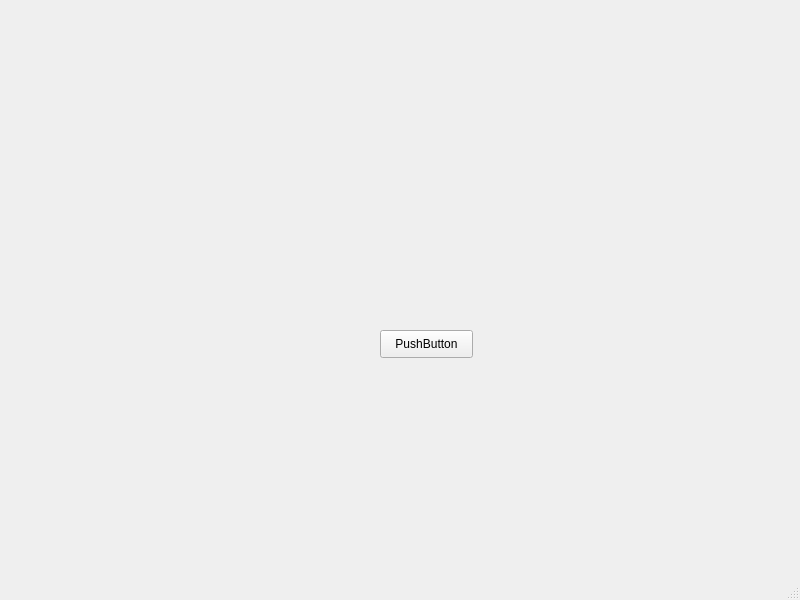
<?xml version="1.0" encoding="UTF-8"?>
<ui version="4.0">
 <class>MainWindow</class>
 <widget class="QMainWindow" name="MainWindow">
  <property name="geometry">
   <rect>
    <x>0</x>
    <y>0</y>
    <width>800</width>
    <height>600</height>
   </rect>
  </property>
  <property name="windowTitle">
   <string>MainWindow</string>
  </property>
  <property name="windowIcon">
   <iconset>
    <normaloff>C:/Users/dell/Desktop/Code/08/image/图标.ico</normaloff>C:/Users/dell/Desktop/Code/08/image/图标.ico</iconset>
  </property>
  <property name="windowOpacity">
   <double>1.000000000000000</double>
  </property>
  <property name="styleSheet">
   <string notr="true">border-image: url(:/png/back.png);</string>
  </property>
  <widget class="QWidget" name="centralwidget">
   <widget class="QPushButton" name="pushButton">
    <property name="geometry">
     <rect>
      <x>380</x>
      <y>330</y>
      <width>93</width>
      <height>28</height>
     </rect>
    </property>
    <property name="text">
     <string>PushButton</string>
    </property>
   </widget>
  </widget>
  <widget class="QMenuBar" name="menubar">
   <property name="geometry">
    <rect>
     <x>0</x>
     <y>0</y>
     <width>800</width>
     <height>26</height>
    </rect>
   </property>
  </widget>
  <widget class="QStatusBar" name="statusbar"/>
 </widget>
 <resources>
  <include location="image/img.qrc"/>
 </resources>
 <connections/>
</ui>
